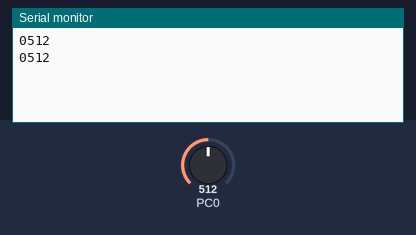
This program was run on a simulated ATmega328P, built with avr-gcc and emulated at 16 MHz (the files do not name the chip). Parts: the last lines printed to the serial monitor. The inputs (shaded band) are chosen by the test bench; at power-on: PC0 = 512.

Above: at 1.2 s.
1.3 s: PC0 set to 716
At 2.6 s:
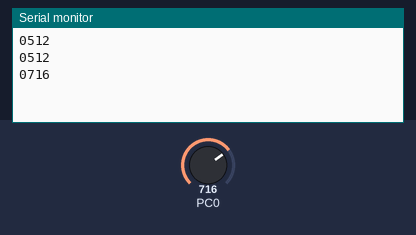
2.8 s: PC0 set to 900
At 3.8 s:
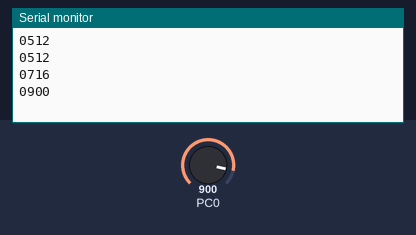
Timing chart, 0 to 5.8 s (numbered marks = the images above; inputs shaded):
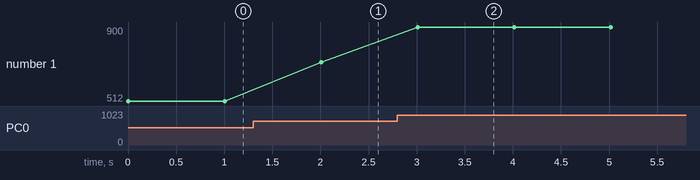

The program:

main.c
```c
#define  F_CPU 16000000L
#include <avr/io.h>
#include <util/delay.h>
#include <stdio.h>
#include "UART.h"

void ADC_INIT(unsigned char channel){
	ADMUX |= 0x40;

	ADCSRA |=0x07;
	ADCSRA |= (1<<ADEN);
	ADCSRA |= (1<<ADATE);

	ADMUX = ((ADMUX & 0xE0) | channel);
	ADCSRA |= (1<<ADSC);

}

int read_ADC(void){
	while( !(ADCSRA & (1<<ADIF)));

	return ADC;
}

void int_to_string(int n, char * buffer){
	sprintf(buffer, "%04d", n);
	buffer[4] = '\0';

}

int main(void){
	int read;
	char buffer[5];

	UART_INIT();
	ADC_INIT(0);

	while(1){
		read = read_ADC();
		int_to_string(read, buffer);
		UART_printString(buffer);
		UART_printString("\n");

		_delay_ms(1000);

	}
}
```

UART.c
```c
#include "UART.h"

void UART_INIT(void){
	UCSR0A |= _BV(U2X0);

	UBRR0H = 0x00;
	UBRR0L = 207;

	UCSR0C |= 0x06;

	UCSR0B |= _BV(RXEN0);
	UCSR0B |= _BV(TXEN0);
}

unsigned char UART_receive(void)
{
	while( !(UCSR0A & (1<<RXC0)) );
	return UDR0;
}

void UART_transmit(unsigned char data){
	while( !(UCSR0A & (1<<UDRE0)) );
	UDR0 = data;
}

void UART_printString(char *str){
	for(int i = 0; str[i]; i++){
		UART_transmit(str[i]);
	}
}

void UART_print8bitNumber(uint8_t no){
	char numString[4] = "0";
	int i, index = 0;

	if(no > 0){
		for(i=0; no != 0; i++){
			numString[i] = no % 10 + '0';
			no = no/10;
		}
		numString[i] = '\0';
		index = i - 1;
	}

	for(i = index; i>= 0; i--){
		UART_transmit(numString[i]);
	}
}

void UART_print16bitNumber(uint16_t no){
	char numString[6] = "0";
	int i, index = 0;

	if(no > 0){
		for(i=0; no != 0; i++){
			numString[i] = no % 10 + '0';
			no = no/10;
		}
		numString[i] = '\0';
		index = i - 1;
	}

	for(i = index; i>= 0; i--){
		UART_transmit(numString[i]);
	}
}

void UART_print32bitNumber(uint32_t no){
	char numString[11] = "0";
	int i, index = 0;

	if(no > 0){
		for(i=0; no != 0; i++){
			numString[i] = no % 10 + '0';
			no = no/10;
		}
		numString[i] = '\0';
		index = i - 1;
	}

	for(i = index; i>= 0; i--){
		UART_transmit(numString[i]);
	}
}
```

UART.h
```c
#ifndef _UART_H_
#define _UART_H_
#define _BV(bit) (1<<(bit))

#include <avr/io.h>

void UART_INIT(void);
unsigned char UART_receive(void);
void UART_transmit(unsigned char data);
void UART_printString(char *str);
void UART_print8bitNumber(uint8_t no);
void UART_print16bitNumber(uint16_t no);
void UART_print32bitNumber(uint32_t no);

#endif
```

Measured:
- after the input at 1.3 s, the serial monitor: prints a new line after 0.71 s (image 1)
- after the input at 2.8 s, the serial monitor: prints a new line after 0.21 s (image 2)
- plotted number 1: 512 → 716 after the input at 1.3 s, 716 → 900 after the input at 2.8 s
